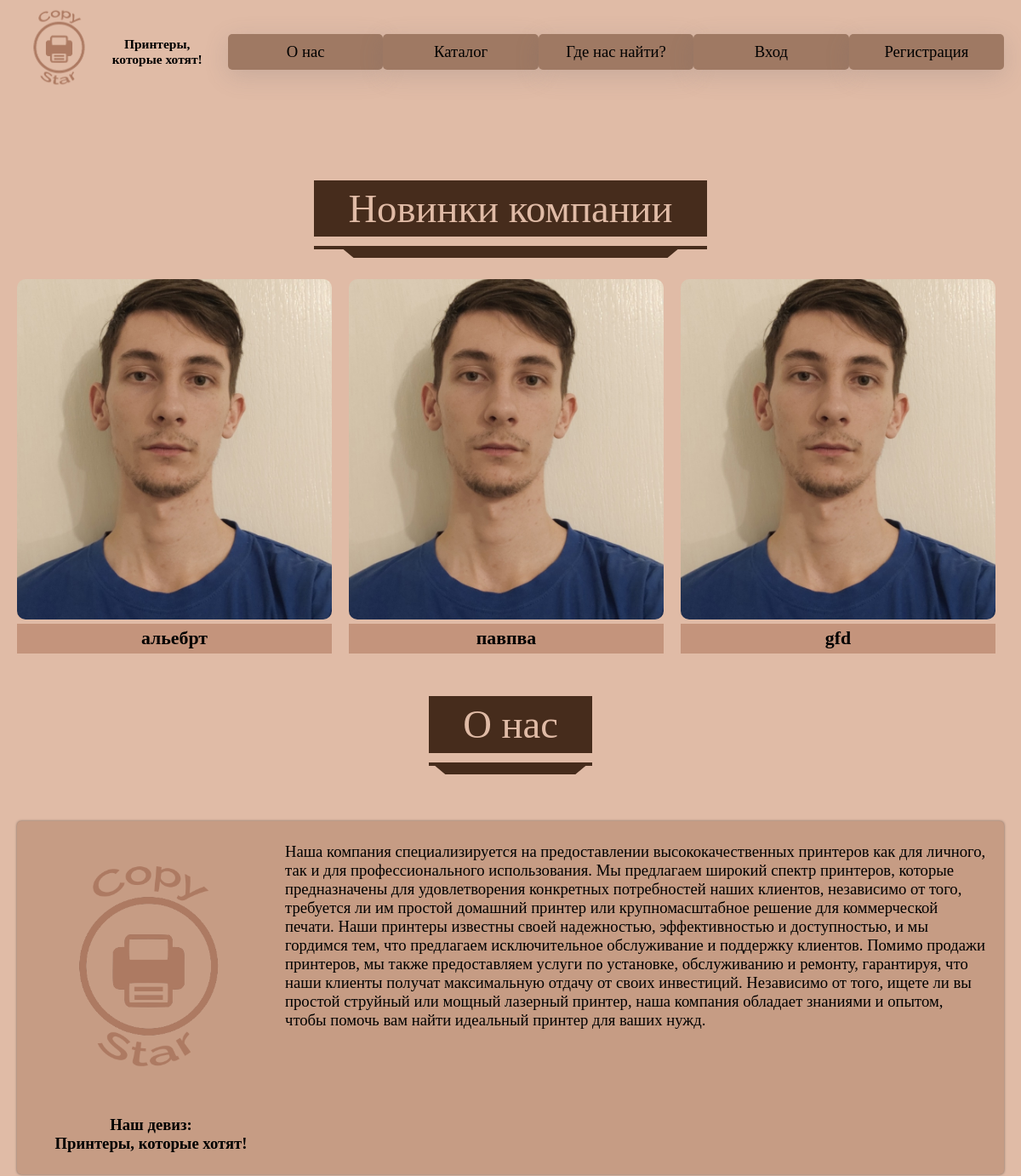
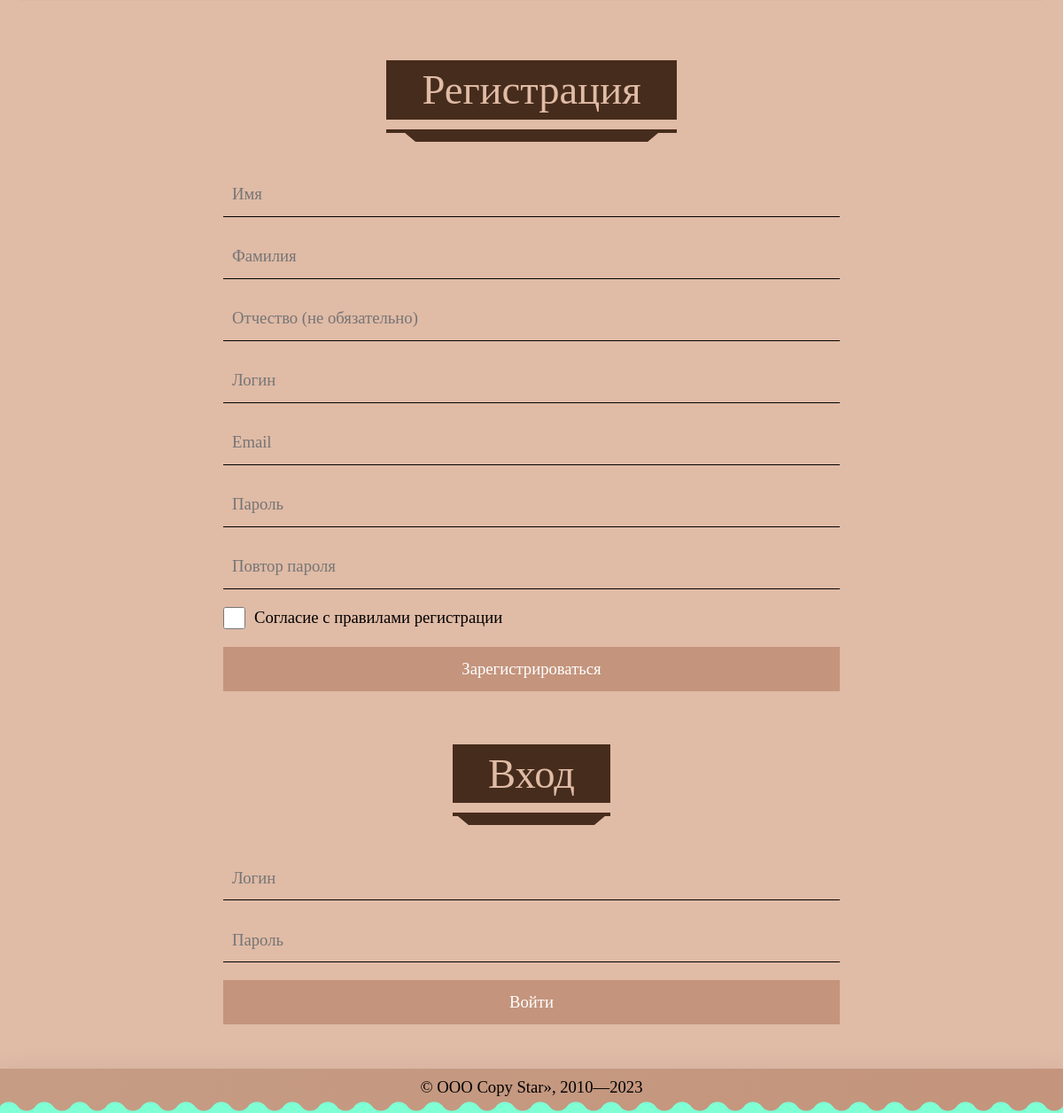
The page / on the database its author committed (2 pictures, top to bottom).
### tables this page shows
CREATE TABLE `products` (
  `product_id` int(11) NOT NULL,
  `name` varchar(256) NOT NULL,
  `price` int(11) NOT NULL,
  `country` varchar(256) NOT NULL,
  `year` int(11) NOT NULL,
  `model` varchar(256) NOT NULL,
  `category` varchar(256) NOT NULL,
  `count_products` int(11) NOT NULL,
  `path` varchar(256) NOT NULL,
  `created_at` timestamp NOT NULL DEFAULT CURRENT_TIMESTAMP
);

### index.php (the view, shortened to what this page needs)
<?php
	include "connect.php";
	$sql = "SELECT * FROM `products` WHERE `count_products` > 0 ORDER BY `created_at` DESC LIMIT 5";
	if(!$result = $connect->query($sql))
		return die ("Ошибка получения данных: ". $connect->error);
	$data = "";
	while($row = $result->fetch_assoc())
		$data .= sprintf('
			<div class="slide">
				<img src="%s" alt="" />
				<h3><a href="product.php?id=%s">%s</a></h3>
			</div>
		', $row["path"], $row["product_id"], $row["name"]);
	include "header.php";
?>
	<main>
		<div class="content">
			<div class="head"><h2>Новинки компании</h2></div>
			<div id="slider">
				<div class="slides">
					<?= $data ?>
				</div>
			</div>
			<div class="head"><h2>О нас</h2></div>
			<div class="info_company">
				<div class="info_img">
				<a href="index.php" class="logo_src"><img src="logo/my_logo.png" alt=""></a>
			<h4 class='slogan'>Наш девиз: <br>Принтеры, которые хотят!</h4>
				</div>
<p class="info_text">Наша компания специализируется на предоставлении высококачественных принтеров как для личного, так и для профессионального использования. Мы предлагаем широкий спектр принтеров, которые предназначены для удовлетворения конкретных потребностей наших клиентов, независимо от того, требуется ли им простой домашний принтер или крупномасштабное решение для коммерческой печати. Наши принтеры известны своей надежностью, эффективностью и доступностью, и мы гордимся тем, что предлагаем исключительное обслуживание и поддержку клиентов. Помимо продажи принтеров, мы также предоставляем услуги по установке, обслуживанию и ремонту, гарантируя, что наши клиенты получат максимальную отдачу от своих инвестиций. Независимо от того, ищете ли вы простой струйный или мощный лазерный принтер, наша компания обладает знаниями и опытом, чтобы помочь вам найти идеальный принтер для ваших нужд.</p>
			</div>
			<div class="head" id="register" ><h2>Регистрация</h2></div>
			<form method="POST" id='form_reg' name="form" action="controllers/register.php">
				<input type="text" class='name' placeholder="Имя" name="name" data-reg="^[а-яА-Яё -]+$" pattern="^[а-яА-Яё -]+$" required>
				<input type="text" class='surname' placeholder="Фамилия" name="surname" data-reg="^[а-яА-Яё -]+$" pattern="^[а-яА-Яё -]+$" required>
				<input type="text" class='patronymic' placeholder="Отчество (не обязательно)"  name="patronymic"  data-reg="^[а-яА-Яё -]+$" pattern="^[а-яА-Яё -]+$">
				<input type="text" class='login' placeholder="Логин" name="login" data-log="уникальность логина" data-reg="^[a-zA-Z0-9 -]+$" pattern="^[a-zA-Z0-9 -]+$" required>
				<input type="text" class='email' placeholder="Email" name="email" data-reg="^\w+@[a-zA-Z_]+?\.[a-zA-Z]{2,3}$" pattern="^\w+@[a-zA-Z_]+?\.[a-zA-Z]{2,3}$" required>
				<input type="password" class='password'  placeholder="Пароль" name="password" data-reg=".{6,}" pattern=".{6,}" minlength="6" data-pas='пароль' required>
				<input type="password" class='password_repeat' placeholder="Повтор пароля"   name="password_repeat" data-pas='повтор пароля' required>
				<div class="part">
				<input type="checkbox" class="rules"  name="rules" data-reg="" required>
					<p>Согласие с правилами регистрации</p>
				</div>
				<button class="button" type="submit" name="button">Зарегистрироваться</button>
			</form>
			<div class="head" id="login"><h2>Вход</h2></div>
			<form id='form_log' action="controllers/login.php" method="POST">
				<input type="text" placeholder="Логин" name="login_signup" class="login_signup" >
				<input type="password" placeholder="Пароль" name="password_signup" class="password_signup" >
				<button class="btn" data-ver='0'>Войти</button>
			</form>
			</div>
	</main>
<?php include "footer.php" ?>

### style.css (style rules this page uses)
* { margin: 0; padding: 0; box-sizing: border-box; }
body { background-color: #e0bba6; font-family: EkMuktaMedium,'Tahoma', 'sans-serif'; font-size: 14pt; }
h1,h2,h3,h4,p { padding: 5px 0; }
a { color: black; cursor:pointer; text-decoration: none; }
img { max-width:100%; object-fit: cover; }
form { width: 60%; margin: 0 auto; }
form div.part { display: flex; align-items: center; }
input,select,textarea,button { width: 100%; height: 50px; outline: none; margin: 10px 0; transition: .2s; font-size: 14pt; padding-left: 10px; font-family: EkMuktaMedium,'Tahoma', 'sans-serif'; border-bottom: 1px solid; border-top: none; border-right: none; border-left: none; background-color: #e0bba6; }
input[type=checkbox] { width: 25px; height: 25px; margin-right: 10px; background-color: #e0bba6; }
button { padding: 0; cursor: pointer; border: none; color: white; background-color: #c4947c; }
div.content { max-width: 1200px; margin: 0 auto; padding: 0 20px; }
div.head { padding: 50px 20px; text-align: center; }
.head h2 { font-family: EkMuktaMedium,'Tahoma', 'sans-serif'; position: relative; color: #e0bba6; background: #462c1c; font-size: 2.5em; font-weight: normal; padding: 10px 40px; display: inline-block; margin: 0; line-height: 1; }
.head h2:before { content: ""; position: absolute; width: 100%; height: 4px; left: 0; bottom: -15px; background: #462c1c; }
.head h2:after { content: ""; position: absolute; height: 0; width: 80%; border-top: 10px solid #462c1c;; border-left: 12px solid transparent; border-right: 12px solid transparent; left: 50%; transform: translateX(-50%); bottom: -25px; }
.info_company { display: grid; grid-template-columns: 1fr 3fr; gap:20px; margin-top: 30px; width: 100%; padding: 20px; transition: .2s; border-radius: 5px; margin-bottom: 20px; background-color: #c69c84; box-shadow: 0 0 3px rgba(0,0,0,0.5); }
.slogan { text-align: center; }
.logo_src { display: inline-block; }
main { min-height: 600px; }
#slider { overflow: hidden; text-align: center; }
.slides { position: relative; display: flex; transition: .4s; gap: 20px; }
.slide { flex-shrink: 0; }
.slide h3 { background-color: #c4947c; }
.slide img { width: 370px; border-radius: 10px; height: 400px; flex-shrink: 0; }
input[type=checkbox] { background-color: red; }

### rows shown on the page
products: path (picture), name "альебрт"
products: path (picture), name "павпва"
products: path (picture), name "gfd"
